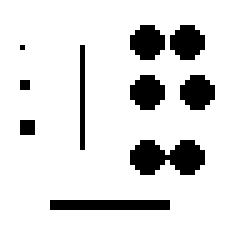
#> input picture Aulas/aula12/Figuras12/Fig_Erosion_Dilation_U8.bmp, 49 x 46 px (shown 5 times larger)
$ jupyter execute aula12.ipynb
#> lines starting #> are read from the running program, lines starting #| are printed output that depends on the picture; after the words box and inside, x2 and y2 are one past the last pixel; in counts of white or black regions, pixels touching at a corner belong together
# Aula 12

[cell 1]
import cv2
import numpy as np
import matplotlib.pyplot as plt

[cell 2]
img1 = cv2.imread('Figuras12/Fig_Erosion_Dilation_U8.bmp', cv2.IMREAD_GRAYSCALE)
#> img1: shape (46, 49); 86.4% white; 10 black regions (3 under 20 px), largest, box (x1, y1, x2, y2) and area: (26, 28, 41, 35) 75, (10, 40, 34, 42) 48, (26, 5, 33, 12) 37

# Define a kernel (structuring element)
kernel_size = 5
kernel = np.ones((kernel_size, kernel_size), np.uint8)

# Apply erosion
img_erosion = cv2.erode(img1, kernel, iterations=1)
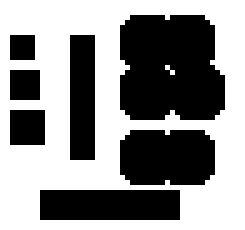
#> img_erosion: shape (46, 49) (shown 5 times larger); 56% white; 7 black regions, largest, box (x1, y1, x2, y2) and area: (24, 3, 45, 24) 394, (24, 26, 43, 37) 195, (8, 38, 36, 44) 168

# Apply dilation
img_dilation = cv2.dilate(img1, kernel, iterations=1)
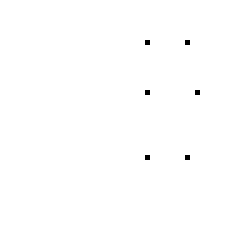
#> img_dilation: shape (46, 49) (shown 5 times larger); 99.7% white; black in thin lines or dots, all inside (x1, y1, x2, y2) = (29, 8, 40, 32)

# Plot the original, eroded and dilated images
plt.figure(figsize=(15, 5))

plt.subplot(131)
plt.imshow(img1, cmap='gray')
plt.title('Original Image')
plt.axis('off')

plt.subplot(132)
plt.imshow(img_erosion, cmap='gray')
plt.title('Erosion')
plt.axis('off')

plt.subplot(133)
plt.imshow(img_dilation, cmap='gray')
plt.title('Dilation')
plt.axis('off')

plt.tight_layout()
plt.show()
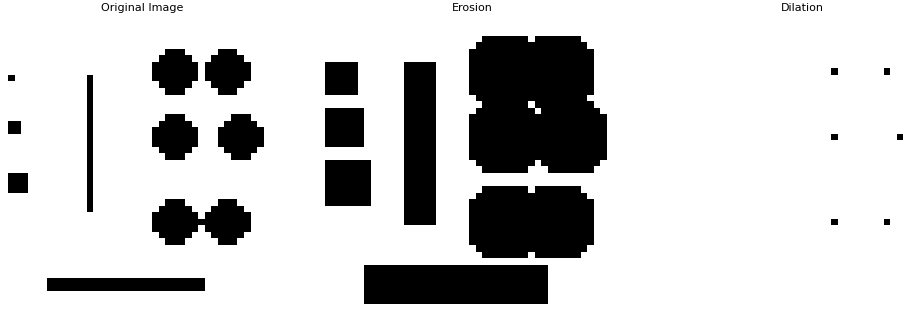
#> figure drawn by matplotlib, 3 panels

[cell 3]
img2 = cv2.imread('Figuras12/Ovos1_u8.bmp', cv2.IMREAD_GRAYSCALE)
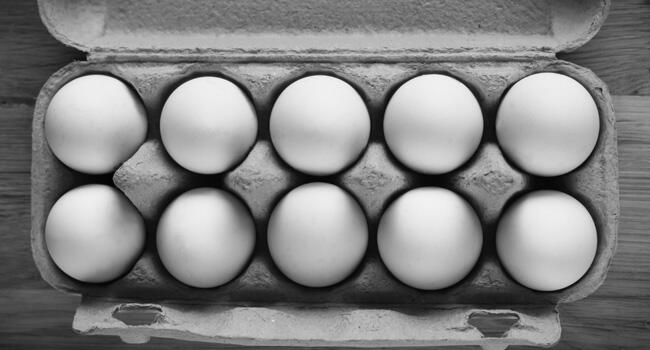
#> input picture Aulas/aula12/Figuras12/Ovos1_u8.bmp, 650 x 350 px
#> img2 is the input picture: shape (350, 650); min 0, max 250, mean 130


# Apply thresholding to get binary image
_, binary = cv2.threshold(img2, 180, 255, cv2.THRESH_BINARY)
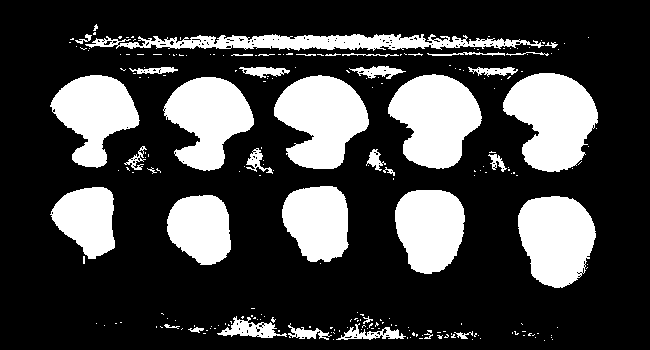
#> binary: shape (350, 650); 25.7% white; 236 white regions (197 under 20 px)

# Find contours
contours, hierarchy = cv2.findContours(binary, cv2.RETR_EXTERNAL, cv2.CHAIN_APPROX_SIMPLE)
#> contours = 236 contours, 208 with area under 20; largest, box (x1, y1, x2, y2) and area: (503, 73, 598, 172) 6226, (388, 74, 482, 169) 5946, (274, 75, 369, 169) 5835, (518, 196, 596, 288) 5338, (163, 77, 254, 171) 5165

# Create a copy of the binary image to draw contours on (keeping it black and white)
img_contours = binary.copy()

# Draw all contours in white on the black and white image
cv2.drawContours(img_contours, contours, -1, 255, 2)
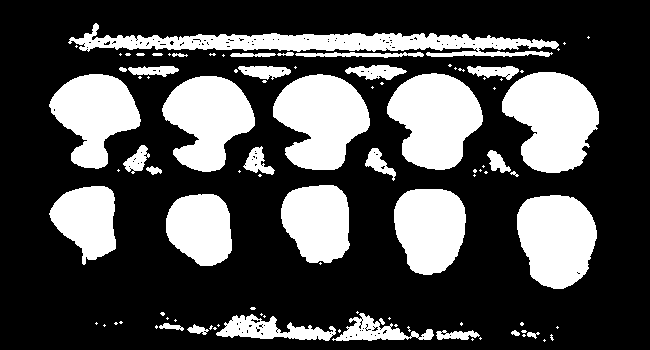
#> img_contours: shape (350, 650); 30% white; 96 white regions (60 under 20 px), largest, box (x1, y1, x2, y2) and area: (502, 72, 599, 173) 6866, (68, 23, 559, 57) 6817, (387, 73, 483, 170) 6496

# Display the results
plt.figure(figsize=(15, 5))

plt.subplot(131)
plt.imshow(img2, cmap='gray')
plt.title('Original Image')
plt.axis('off')

plt.subplot(132)
plt.imshow(binary, cmap='gray')
plt.title('Binary Image')
plt.axis('off')

plt.subplot(133)
plt.imshow(img_contours, cmap='gray')
plt.title(f'Contours Found: {len(contours)}')
plt.axis('off')

plt.tight_layout()
plt.show()

print(f"Number of contours found: {len(contours)}")
#| Number of contours found: 236
